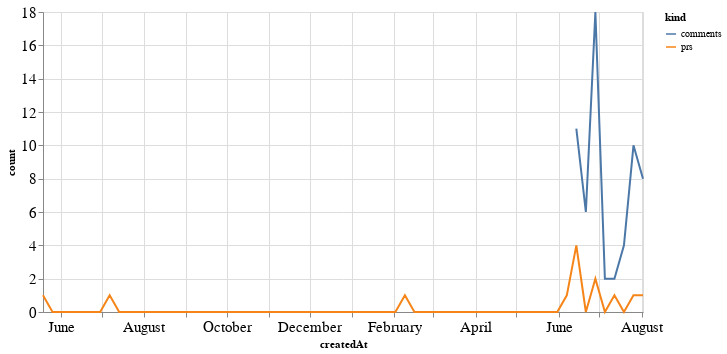

Here is the notebook cell this chart was saved with:
### Code cell
alt.Chart(total_time, width=600).mark_line().encode(
    x='createdAt',
    y='count',
    color='kind'
)

### Figure 1 — Vega-Lite specification as saved in the notebook (floating-point values rounded to 4 significant figures)
{"config": {"axisLeft": {"labelFontSize": 15}, "axisBottom": {"labelFontSize": 15}}, "data": {"name": "data-a5317e84a8a44f10d41e92e604f168ff"}, "mark": "line", "encoding": {"color": {"type": "nominal", "field": "kind"}, "x": {"type": "temporal", "field": "createdAt"}, "y": {"type": "quantitative", "field": "count"}}, "width": 600, "$schema": "https://vega.github.io/schema/vega-lite/v4.8.1.json", "datasets": {"data-a5317e84a8a44f10d41e92e604f168ff": [{"createdAt": "2019-05-19T00:00:00", "kind": "prs", "count": 1.0}, {"createdAt": "2019-05-26T00:00:00", "kind": "prs", "count": 0.0}, {"createdAt": "2019-06-02T00:00:00", "kind": "prs", "count": 0.0}, {"createdAt": "2019-06-09T00:00:00", "kind": "prs", "count": 0.0}, {"createdAt": "2019-06-16T00:00:00", "kind": "prs", "count": 0.0}, {"createdAt": "2019-06-23T00:00:00", "kind": "prs", "count": 0.0}, {"createdAt": "2019-06-30T00:00:00", "kind": "prs", "count": 0.0}, {"createdAt": "2019-07-07T00:00:00", "kind": "prs", "count": 1.0}, {"createdAt": "2019-07-14T00:00:00", "kind": "prs", "count": 0.0}, {"createdAt": "2019-07-21T00:00:00", "kind": "prs", "count": 0.0}, {"createdAt": "2019-07-28T00:00:00", "kind": "prs", "count": 0.0}, {"createdAt": "2019-08-04T00:00:00", "kind": "prs", "count": 0.0}, {"createdAt": "2019-08-11T00:00:00", "kind": "prs", "count": 0.0}, {"createdAt": "2019-08-18T00:00:00", "kind": "prs", "count": 0.0}, {"createdAt": "2019-08-25T00:00:00", "kind": "prs", "count": 0.0}, {"createdAt": "2019-09-01T00:00:00", "kind": "prs", "count": 0.0}, {"createdAt": "2019-09-08T00:00:00", "kind": "prs", "count": 0.0}, {"createdAt": "2019-09-15T00:00:00", "kind": "prs", "count": 0.0}, {"createdAt": "2019-09-22T00:00:00", "kind": "prs", "count": 0.0}, {"createdAt": "2019-09-29T00:00:00", "kind": "prs", "count": 0.0}, {"createdAt": "2019-10-06T00:00:00", "kind": "prs", "count": 0.0}, {"createdAt": "2019-10-13T00:00:00", "kind": "prs", "count": 0.0}, {"createdAt": "2019-10-20T00:00:00", "kind": "prs", "count": 0.0}, {"createdAt": "2019-10-27T00:00:00", "kind": "prs", "count": 0.0}, {"createdAt": "2019-11-03T00:00:00", "kind": "prs", "count": 0.0}, {"createdAt": "2019-11-10T00:00:00", "kind": "prs", "count": 0.0}, {"createdAt": "2019-11-17T00:00:00", "kind": "prs", "count": 0.0}, {"createdAt": "2019-11-24T00:00:00", "kind": "prs", "count": 0.0}, {"createdAt": "2019-12-01T00:00:00", "kind": "prs", "count": 0.0}, {"createdAt": "2019-12-08T00:00:00", "kind": "prs", "count": 0.0}, {"createdAt": "2019-12-15T00:00:00", "kind": "prs", "count": 0.0}, {"createdAt": "2019-12-22T00:00:00", "kind": "prs", "count": 0.0}, {"createdAt": "2019-12-29T00:00:00", "kind": "prs", "count": 0.0}, {"createdAt": "2020-01-05T00:00:00", "kind": "prs", "count": 0.0}, {"createdAt": "2020-01-12T00:00:00", "kind": "prs", "count": 0.0}, {"createdAt": "2020-01-19T00:00:00", "kind": "prs", "count": 0.0}, {"createdAt": "2020-01-26T00:00:00", "kind": "prs", "count": 0.0}, {"createdAt": "2020-02-02T00:00:00", "kind": "prs", "count": 0.0}, {"createdAt": "2020-02-09T00:00:00", "kind": "prs", "count": 1.0}, {"createdAt": "2020-02-16T00:00:00", "kind": "prs", "count": 0.0}, {"createdAt": "2020-02-23T00:00:00", "kind": "prs", "count": 0.0}, {"createdAt": "2020-03-01T00:00:00", "kind": "prs", "count": 0.0}, {"createdAt": "2020-03-08T00:00:00", "kind": "prs", "count": 0.0}, {"createdAt": "2020-03-15T00:00:00", "kind": "prs", "count": 0.0}, {"createdAt": "2020-03-22T00:00:00", "kind": "prs", "count": 0.0}, {"createdAt": "2020-03-29T00:00:00", "kind": "prs", "count": 0.0}, {"createdAt": "2020-04-05T00:00:00", "kind": "prs", "count": 0.0}, {"createdAt": "2020-04-12T00:00:00", "kind": "prs", "count": 0.0}, {"createdAt": "2020-04-19T00:00:00", "kind": "prs", "count": 0.0}, {"createdAt": "2020-04-26T00:00:00", "kind": "prs", "count": 0.0}, {"createdAt": "2020-05-03T00:00:00", "kind": "prs", "count": 0.0}, {"createdAt": "2020-05-10T00:00:00", "kind": "prs", "count": 0.0}, {"createdAt": "2020-05-17T00:00:00", "kind": "prs", "count": 0.0}, {"createdAt": "2020-05-24T00:00:00", "kind": "prs", "count": 0.0}, {"createdAt": "2020-05-31T00:00:00", "kind": "prs", "count": 0.0}, {"createdAt": "2020-06-07T00:00:00", "kind": "prs", "count": 1.0}, {"createdAt": "2020-06-14T00:00:00", "kind": "prs", "count": 4.0}, {"createdAt": "2020-06-21T00:00:00", "kind": "prs", "count": 0.0}, {"createdAt": "2020-06-28T00:00:00", "kind": "prs", "count": 2.0}, {"createdAt": "2020-07-05T00:00:00", "kind": "prs", "count": 0.0}, {"createdAt": "2020-07-12T00:00:00", "kind": "prs", "count": 1.0}, {"createdAt": "2020-07-19T00:00:00", "kind": "prs", "count": 0.0}, {"createdAt": "2020-07-26T00:00:00", "kind": "prs", "count": 1.0}, {"createdAt": "2020-08-02T00:00:00", "kind": "prs", "count": 1.0}, {"createdAt": "2019-05-19T00:00:00", "kind": "comments", "count": null}, {"createdAt": "2019-05-26T00:00:00", "kind": "comments", "count": null}, {"createdAt": "2019-06-02T00:00:00", "kind": "comments", "count": null}, {"createdAt": "2019-06-09T00:00:00", "kind": "comments", "count": null}, {"createdAt": "2019-06-16T00:00:00", "kind": "comments", "count": null}, {"createdAt": "2019-06-23T00:00:00", "kind": "comments", "count": null}, {"createdAt": "2019-06-30T00:00:00", "kind": "comments", "count": null}, {"createdAt": "2019-07-07T00:00:00", "kind": "comments", "count": null}, {"createdAt": "2019-07-14T00:00:00", "kind": "comments", "count": null}, {"createdAt": "2019-07-21T00:00:00", "kind": "comments", "count": null}, {"createdAt": "2019-07-28T00:00:00", "kind": "comments", "count": null}, {"createdAt": "2019-08-04T00:00:00", "kind": "comments", "count": null}, {"createdAt": "2019-08-11T00:00:00", "kind": "comments", "count": null}, {"createdAt": "2019-08-18T00:00:00", "kind": "comments", "count": null}, {"createdAt": "2019-08-25T00:00:00", "kind": "comments", "count": null}, {"createdAt": "2019-09-01T00:00:00", "kind": "comments", "count": null}, {"createdAt": "2019-09-08T00:00:00", "kind": "comments", "count": null}, {"createdAt": "2019-09-15T00:00:00", "kind": "comments", "count": null}, {"createdAt": "2019-09-22T00:00:00", "kind": "comments", "count": null}, {"createdAt": "2019-09-29T00:00:00", "kind": "comments", "count": null}, {"createdAt": "2019-10-06T00:00:00", "kind": "comments", "count": null}, {"createdAt": "2019-10-13T00:00:00", "kind": "comments", "count": null}, {"createdAt": "2019-10-20T00:00:00", "kind": "comments", "count": null}, {"createdAt": "2019-10-27T00:00:00", "kind": "comments", "count": null}, {"createdAt": "2019-11-03T00:00:00", "kind": "comments", "count": null}, {"createdAt": "2019-11-10T00:00:00", "kind": "comments", "count": null}, {"createdAt": "2019-11-17T00:00:00", "kind": "comments", "count": null}, {"createdAt": "2019-11-24T00:00:00", "kind": "comments", "count": null}, {"createdAt": "2019-12-01T00:00:00", "kind": "comments", "count": null}, {"createdAt": "2019-12-08T00:00:00", "kind": "comments", "count": null}, {"createdAt": "2019-12-15T00:00:00", "kind": "comments", "count": null}, {"createdAt": "2019-12-22T00:00:00", "kind": "comments", "count": null}, {"createdAt": "2019-12-29T00:00:00", "kind": "comments", "count": null}, {"createdAt": "2020-01-05T00:00:00", "kind": "comments", "count": null}, {"createdAt": "2020-01-12T00:00:00", "kind": "comments", "count": null}, {"createdAt": "2020-01-19T00:00:00", "kind": "comments", "count": null}, {"createdAt": "2020-01-26T00:00:00", "kind": "comments", "count": null}, {"createdAt": "2020-02-02T00:00:00", "kind": "comments", "count": null}, {"createdAt": "2020-02-09T00:00:00", "kind": "comments", "count": null}, {"createdAt": "2020-02-16T00:00:00", "kind": "comments", "count": null}, {"createdAt": "2020-02-23T00:00:00", "kind": "comments", "count": null}, {"createdAt": "2020-03-01T00:00:00", "kind": "comments", "count": null}, {"createdAt": "2020-03-08T00:00:00", "kind": "comments", "count": null}, {"createdAt": "2020-03-15T00:00:00", "kind": "comments", "count": null}, {"createdAt": "2020-03-22T00:00:00", "kind": "comments", "count": null}, {"createdAt": "2020-03-29T00:00:00", "kind": "comments", "count": null}, {"createdAt": "2020-04-05T00:00:00", "kind": "comments", "count": null}, {"createdAt": "2020-04-12T00:00:00", "kind": "comments", "count": null}, {"createdAt": "2020-04-19T00:00:00", "kind": "comments", "count": null}, {"createdAt": "2020-04-26T00:00:00", "kind": "comments", "count": null}, {"createdAt": "2020-05-03T00:00:00", "kind": "comments", "count": null}, {"createdAt": "2020-05-10T00:00:00", "kind": "comments", "count": null}, {"createdAt": "2020-05-17T00:00:00", "kind": "comments", "count": null}, {"createdAt": "2020-05-24T00:00:00", "kind": "comments", "count": null}, {"createdAt": "2020-05-31T00:00:00", "kind": "comments", "count": null}, {"createdAt": "2020-06-07T00:00:00", "kind": "comments", "count": null}, {"createdAt": "2020-06-14T00:00:00", "kind": "comments", "count": 11.0}, {"createdAt": "2020-06-21T00:00:00", "kind": "comments", "count": 6.0}, {"createdAt": "2020-06-28T00:00:00", "kind": "comments", "count": 18.0}, {"createdAt": "2020-07-05T00:00:00", "kind": "comments", "count": 2.0}, {"createdAt": "2020-07-12T00:00:00", "kind": "comments", "count": 2.0}, {"createdAt": "2020-07-19T00:00:00", "kind": "comments", "count": 4.0}, {"createdAt": "2020-07-26T00:00:00", "kind": "comments", "count": 10.0}, {"createdAt": "2020-08-02T00:00:00", "kind": "comments", "count": 8.0}]}}
